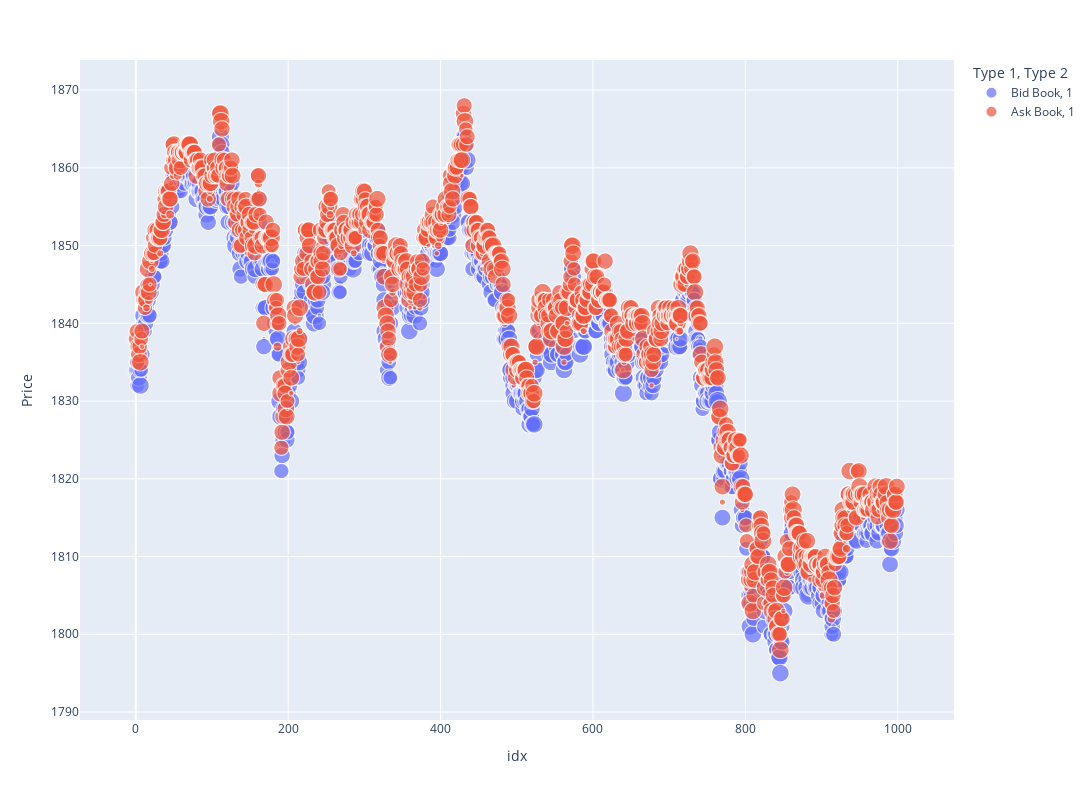

Notebook source saved alongside this figure:
### Code cell
input_log = r"/Users/ysc/Downloads/6832310a-47d4-44fc-9493-3a58577bc8b7.log"

vis = visualizer.Visualizer(input_log)
m = vis.plot_interactive('SQUID_INK', start_timestamp=0, end_timestamp=1000, display_book=True, display_my_order=True, display_other_order=False)

### Figure 1 — Plotly figure (JSON) as saved in the notebook; plotly's stock layout.template omitted (floating-point values rounded to 4 significant figures; data arrays with more than 128 entries replaced by an {"elided": "..."} marker saying what was removed)
{"data": [{"hovertemplate": "Type 1=Bid Book<br>Type 2=1<br>idx=%{x}<br>Price=%{y}<br>Quantity=%{marker.size}<extra></extra>", "legendgroup": "Bid Book, 1", "marker": {"color": "#636efa", "size": {"elided": "1217 float values"}, "sizemode": "area", "sizeref": 0.0975, "symbol": "circle"}, "mode": "markers", "name": "Bid Book, 1", "showlegend": true, "type": "scattergl", "x": {"elided": "1217 int values"}, "xaxis": "x", "y": {"elided": "1217 float values"}, "yaxis": "y"}, {"hovertemplate": "Type 1=Ask Book<br>Type 2=1<br>idx=%{x}<br>Price=%{y}<br>Quantity=%{marker.size}<extra></extra>", "legendgroup": "Ask Book, 1", "marker": {"color": "#EF553B", "size": {"elided": "1242 float values"}, "sizemode": "area", "sizeref": 0.0975, "symbol": "circle"}, "mode": "markers", "name": "Ask Book, 1", "showlegend": true, "type": "scattergl", "x": {"elided": "1242 int values"}, "xaxis": "x", "y": {"elided": "1242 float values"}, "yaxis": "y"}], "layout": {"height": 800, "legend": {"itemsizing": "constant", "title": {"text": "Type 1, Type 2"}, "tracegroupgap": 0}, "margin": {"t": 60}, "width": 1800, "xaxis": {"anchor": "y", "domain": [0, 1], "title": {"text": "idx"}}, "yaxis": {"anchor": "x", "domain": [0, 1], "title": {"text": "Price"}}}}
